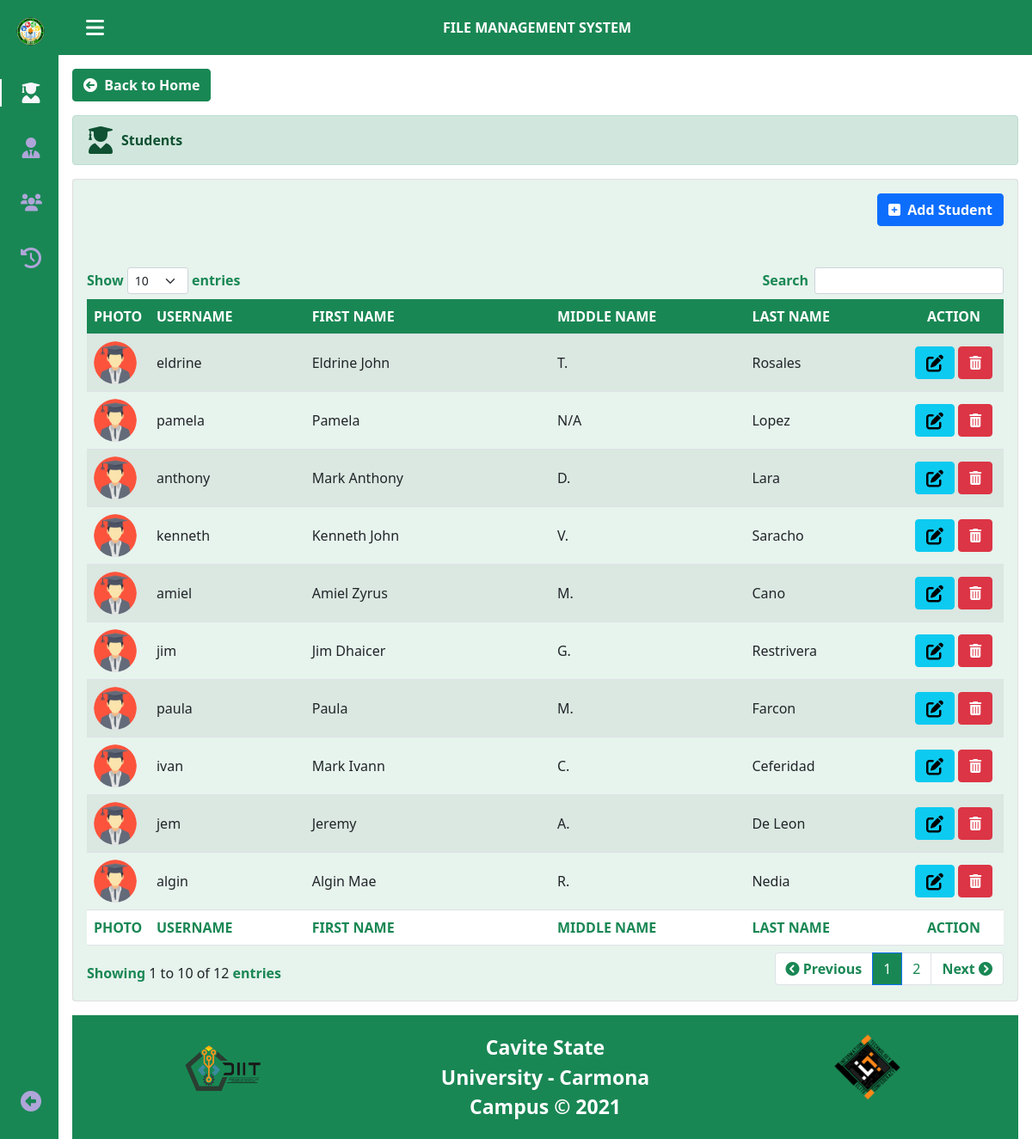
The page /adminStudents.php (signed in) on the database its author committed.
### tables this page shows
CREATE TABLE `student` (
  `student_id` int(11) NOT NULL,
  `firstname` varchar(100) NOT NULL,
  `lastname` varchar(100) NOT NULL,
  `middle_name` varchar(100) NOT NULL,
  `cys` varchar(100) NOT NULL,
  `subject_id` varchar(100) NOT NULL,
  `teacher_id` int(11) NOT NULL,
  `username` varchar(100) NOT NULL,
  `password` varchar(100) NOT NULL,
  `location` varchar(100) NOT NULL,
  `date` datetime NOT NULL DEFAULT current_timestamp()
);

### session.php (called while the page is built, shortened)
<?php
    $session_id=$_SESSION['id'];
?>

### adminStudents.php (the view, shortened to what this page needs)
    <?php
    include('header.php');
    include('session.php');
    $user_query = mysqli_query($conn,"SELECT * FROM user WHERE user_id='$session_id'") or die(mysqli_error());
    $user_row = mysqli_fetch_array($user_query);
?>
<body class="body" id="body">
    <header class="sidenav-header bg-success" id="sidenav-header">
        <div class="sidenav-toggle">
            <i class="fa-solid fa-bars" id="sidenav-toggle-icon" title="Menu"></i>
        </div>
        <div class="sidenav-title">
            <p>
                FILE MANAGEMENT SYSTEM
            </p>
        </div>
        <div class="sidenav-logo">
            <img src="<?php echo $user_row['location']; ?>" data-bs-toggle="modal" data-bs-target="#imageZoomAdmin" alt="">
        </div>
    </header>
    <div class="sidenavbar" id="sidenavbar">
        <nav class="sidenavbar-content">
            <div>
                <a href="#" class="sidenavbar-logo" title="Cavite State University - Carmona (FMS)"><img class="sidenavbar-img" src="images/logo.png" alt=""><span class="sidenavbar-title">CVSU-CARMONA</span></a>
                <div class="sidenavbar-menus">
                    <a href="#" class="sidenavbar-menu active" title="Students"> <i class="fa-solid fa-user-graduate fa-xl nav-icon"></i> <span class="sidenavbar-menu-title">Students</span> </a>
                    <a href="adminTeachers.php" class="sidenavbar-menu" title="Teachers"> <i class="fa-solid fa-user-tie fa-xl nav-icon" style="margin-left: 0.1rem;"></i> <span class="sidenavbar-menu-title">Teachers</span> </a>
                    <a href="adminAdmin.php" class="sidenavbar-menu" title="Admins"> <i class="fa-solid fa-users nav-icon"></i> <span class="sidenavbar-menu-title">Admins</span> </a>
                    <a href="adminAllLogs.php" class="sidenavbar-menu" title="All Activity Logs"> <i class="fa-solid fa-clock-rotate-left fa-xl nav-icon"></i> <span class="sidenavbar-menu-title">All Activity Logs</span> </a>
                </div>
            </div>
                <a href="adminHome.php" role="button" name="backtomenu" class="sidenavbar-menu" title="Back to Main Menu"> <i class="fa-solid fa-circle-left fa-xl nav-icon"></i> <span class="sidenavbar-menu-title">Back</span> </a>
        </nav>
    </div>
    <div class="main-content">
        <div class="d-flex justify-content-start mt-3">
            <a href="adminHome.php" role="button" class="btn btn-success"><i class="fa-solid fa-circle-arrow-left"></i>&nbsp&nbsp<strong>Back to Home</strong></a>
        </div>
        <div class="alert alert-success d-flex align-items-center mt-3" role="alert">
            <i class="fa-solid fa-user-graduate fa-2xl me-2"></i>
            <div>
                <strong>Students</strong>
            </div>
        </div>
        <div class="card mb-3">
            <div class="card-body bg-success bg-opacity-10">
            <div class="d-flex justify-content-end mb-5">
                <button type="button" class="btn btn-primary" data-bs-toggle="modal" data-bs-target="#adminAddStudentModal"><i class="fa-solid fa-square-plus"></i>&nbsp&nbsp<strong>Add Student</strong></button>
            </div>
                <table id="example" class="table table-striped display" style="width:100%">
                    <thead>
                        <tr>
                            <th>Photo</th>
                            <th>Username</th>
                            <th>First Name</th>
                            <th>Middle Name</th>
                            <th>Last Name</th>
                            <th class="text-center">Action</th>
                        </tr>
                    </thead>
                    <tbody>
                        <?php
                            $query = mysqli_query($conn,"SELECT * FROM student ORDER BY student_id DESC") or die(mysqli_error());
                            while ($row = mysqli_fetch_array($query)) {
                                ?>
                        <tr class="odd gradeX">
                            <td width="50"><img class="rounded-circle" src="<?php echo $row['location']; ?>" height="50" width="50"></td>
                            <td><?php echo $row['username']; ?></td>
                            <td><?php echo $row['firstname']; ?></td>
                            <td><?php echo $row['middle_name']; ?></td>
                            <td><?php echo $row['lastname']; ?></td>
                            <td class="text-center" width="100">
                                <a title="Edit Student" role="button" class="adminEditStudent btn btn-info"><i class="fa-solid fa-pen-to-square fa-lg"></i></a>
                                <a title="Delete Student" role="button" class="adminDeleteStudent btn btn-danger"><i class="fa-solid fa-trash-can"></i></a>
                            </td>
                        </tr>
                        <?php } ?>
                    </tbody>
                    <tfoot>
                        <tr>
                            <th>Photo</th>
                            <th>Username</th>
                            <th>First Name</th>
                            <th>Middle Name</th>
                            <th>Last Name</th>
                            <th class="text-center">Action</th>
                        </tr>
                    </tfoot>
                </table>
            </div>
        </div>
        <?php include('footer.php'); ?>
    </div>
</body>

### css/style.css (style rules this page uses)
* { box-sizing: border-box; margin: 0; padding: 0; }
body { font-family: Arial, Helvetica, sans-serif; overflow-x: hidden; }
.body { position: relative; margin: 3rem 0 0 0; padding: 0 1rem; transition: .5s; }
.body a { text-decoration: none; }
.sidenav-header { width: 100%; height: 3rem; position: fixed; top: 0; left: 0; display: flex; align-items: center; justify-content: space-between; padding: 0 1rem; background-color: #F7F6FB; z-index: 100; transition: .5s; }
.sidenav-toggle { color: #fff; font-size: 1.5rem; cursor: pointer; }
.sidenav-logo { width: 2.188rem; height: 2.188rem; display: flex; justify-content: center; border-radius: 50%; overflow: hidden; }
.sidenav-logo img { width: 2.5rem; cursor: -webkit-pointer; cursor: pointer; }
.sidenav-title { margin-top: 1rem; text-align: center; font-weight: bold; color: #fff; }
.sidenavbar-img { width: 2.188rem; height: 2.188rem; position: absolute; }
.sidenavbar-img { height: 2.188rem; position: absolute; }
.sidenavbar { position: fixed; top: 0; left: -30%; width: 4.25rem; height: 100%; background-color: #198754; padding: .5rem 1rem 0 0; transition: .5s; z-index: 100; }
.sidenavbar-content { height: 100%; display: flex; flex-direction: column; justify-content: space-between; overflow: hidden; }
.sidenavbar-logo, .sidenavbar-menu { display: grid; grid-template-columns: max-content max-content; align-items: center; column-gap: 1rem; }
.sidenavbar-menu { padding: .5rem 0 .5rem 1.5rem; }
.sidenavbar-logo { padding: .5rem 0 .5rem 1.150rem; }
.sidenavbar-logo { margin-bottom: 2rem; }
.sidenavbar-menu { position: relative; color: #AFA5D9; margin-bottom: 1.5rem; transition: .3s; }
.nav-icon { font-size: 1.25rem; }
.sidenavbar-menus .active { color: #F7F6FB; }
.sidenavbar-menus .active::before { content: ''; position: absolute; left: 0; width: 0.125rem; height: 2rem; background-color: #F7F6FB; box-sizing: border-box; }
.main-content { height: auto; margin-top: 5rem; }
@media screen and (min-width: 48rem) { .body { margin: 4rem 0 0 0; padding-left: 5.25rem; } }
@media screen and (min-width: 48rem) { .sidenav-header { height: 4rem; padding: 0 2rem 0 6.25rem; } }
@media screen and (min-width: 48rem) { .sidenav-logo { width: 2.5rem; height: 2.5rem; } }
@media screen and (min-width: 48rem) { .sidenav-logo img { width: 2.813; } }
@media screen and (min-width: 48rem) { .sidenavbar { left: 0; padding: 1rem 1rem 0 0; } }
.table td, .table th { vertical-align: middle; }
.dataTable th { font-weight: bold; text-transform: uppercase; }
table.dataTable thead tr { background-color: #198754; color: #fff; }
table.dataTable tfoot tr { background-color: #fff; color: #198754; }

### rows shown on the page
student: location (placeholder picture), username "eldrine", firstname "Eldrine John", middle_name "T.", lastname "Rosales"
student: location (placeholder picture), username "pamela", firstname "Pamela", middle_name "N/A", lastname "Lopez"
student: location (placeholder picture), username "anthony", firstname "Mark Anthony", middle_name "D.", lastname "Lara"
student: location (placeholder picture), username "kenneth", firstname "Kenneth John", middle_name "V.", lastname "Saracho"
student: location (placeholder picture), username "amiel", firstname "Amiel Zyrus", middle_name "M.", lastname "Cano"
student: location (placeholder picture), username "jim", firstname "Jim Dhaicer", middle_name "G.", lastname "Restrivera"
student: location (placeholder picture), username "paula", firstname "Paula", middle_name "M.", lastname "Farcon"
student: location (placeholder picture), username "ivan", firstname "Mark Ivann", middle_name "C.", lastname "Ceferidad"
student: location (placeholder picture), username "jem", firstname "Jeremy", middle_name "A.", lastname "De Leon"
student: location (placeholder picture), username "algin", firstname "Algin Mae", middle_name "R.", lastname "Nedia"
